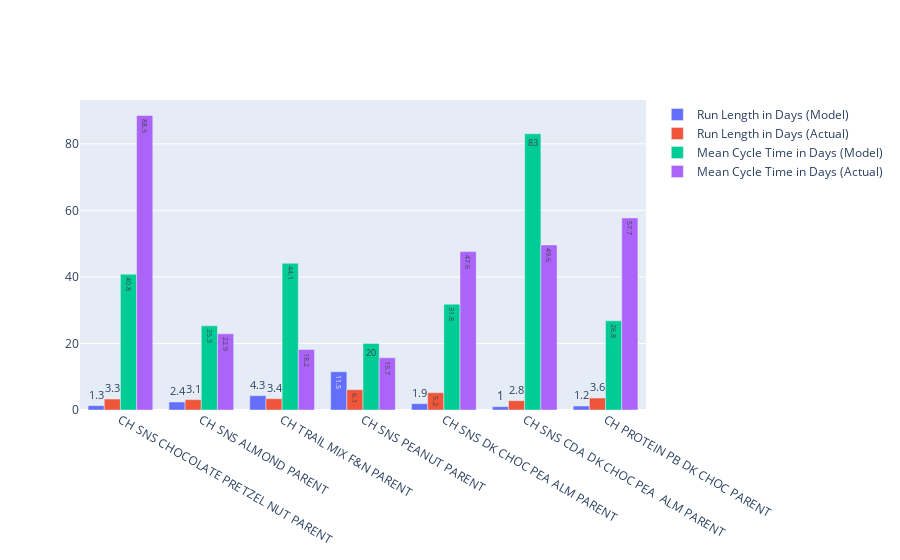

Here is the notebook cell this chart was saved with:
### Code cell
fig = go.Figure(data=[
    go.Bar(
        name='Run Length in Days (Model)', 
        x = df_run_length_cycle_time["product_name"], 
        y = df_run_length_cycle_time["mean_run_length_model"],
        text = df_run_length_cycle_time["mean_run_length_model"]
    ),
    go.Bar(
        name='Run Length in Days (Actual)', 
        x = df_run_length_cycle_time["product_name"], 
        y = df_run_length_cycle_time["mean_run_length_actual"],
        text = df_run_length_cycle_time["mean_run_length_actual"]
    ),
    go.Bar(
        name='Mean Cycle Time in Days (Model)', 
        x = df_run_length_cycle_time["product_name"], 
        y = df_run_length_cycle_time["mean_cycle_days_model"],
        text = df_run_length_cycle_time["mean_cycle_days_model"]
    ),
    go.Bar(
        name='Mean Cycle Time in Days (Actual)', 
        x = df_run_length_cycle_time["product_name"], 
        y = df_run_length_cycle_time["mean_cycle_days_actual"],
        text = df_run_length_cycle_time["mean_cycle_days_actual"]
    )
])
# Change the bar mode
fig.update_layout(barmode='group')
fig.show()

### Figure 1 — Plotly figure (JSON) as saved in the notebook; plotly's stock layout.template omitted (floating-point values rounded to 4 significant figures)
{"data": [{"name": "Run Length in Days (Model)", "text": [1.3, 2.4, 4.3, 11.5, 1.9, 1, 1.2], "type": "bar", "x": ["CH SNS CHOCOLATE PRETZEL NUT PARENT", "CH SNS ALMOND PARENT", "CH TRAIL MIX F&N PARENT", "CH SNS PEANUT PARENT", "CH SNS DK CHOC PEA ALM PARENT", "CH SNS CDA DK CHOC PEA  ALM PARENT", "CH PROTEIN PB DK CHOC PARENT"], "y": [1.3, 2.4, 4.3, 11.5, 1.9, 1, 1.2]}, {"name": "Run Length in Days (Actual)", "text": [3.3, 3.1, 3.4, 6.1, 5.2, 2.8, 3.6], "type": "bar", "x": ["CH SNS CHOCOLATE PRETZEL NUT PARENT", "CH SNS ALMOND PARENT", "CH TRAIL MIX F&N PARENT", "CH SNS PEANUT PARENT", "CH SNS DK CHOC PEA ALM PARENT", "CH SNS CDA DK CHOC PEA  ALM PARENT", "CH PROTEIN PB DK CHOC PARENT"], "y": [3.3, 3.1, 3.4, 6.1, 5.2, 2.8, 3.6]}, {"name": "Mean Cycle Time in Days (Model)", "text": [40.8, 25.3, 44.1, 20, 31.8, 83, 26.8], "type": "bar", "x": ["CH SNS CHOCOLATE PRETZEL NUT PARENT", "CH SNS ALMOND PARENT", "CH TRAIL MIX F&N PARENT", "CH SNS PEANUT PARENT", "CH SNS DK CHOC PEA ALM PARENT", "CH SNS CDA DK CHOC PEA  ALM PARENT", "CH PROTEIN PB DK CHOC PARENT"], "y": [40.8, 25.3, 44.1, 20, 31.8, 83, 26.8]}, {"name": "Mean Cycle Time in Days (Actual)", "text": [88.5, 22.9, 18.2, 15.7, 47.6, 49.6, 57.7], "type": "bar", "x": ["CH SNS CHOCOLATE PRETZEL NUT PARENT", "CH SNS ALMOND PARENT", "CH TRAIL MIX F&N PARENT", "CH SNS PEANUT PARENT", "CH SNS DK CHOC PEA ALM PARENT", "CH SNS CDA DK CHOC PEA  ALM PARENT", "CH PROTEIN PB DK CHOC PARENT"], "y": [88.5, 22.9, 18.2, 15.7, 47.6, 49.6, 57.7]}], "layout": {"barmode": "group"}}
